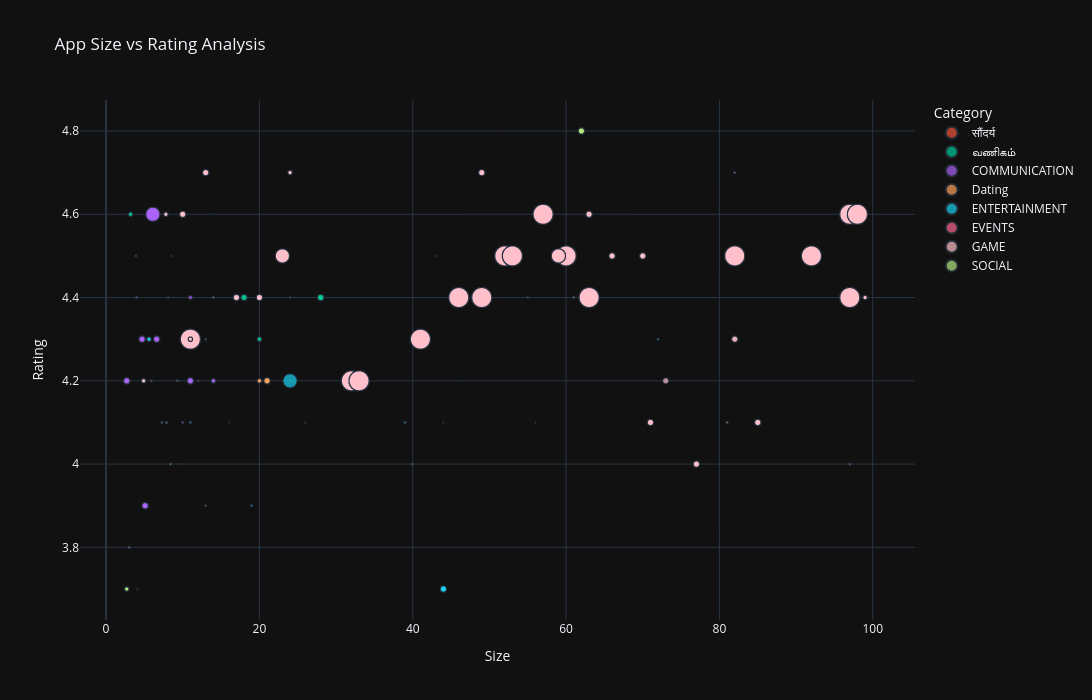

Notebook code cell kept with this figure:
### Code cell
india=pytz.timezone('Asia/Kolkata')
current_time=datetime.now(india)
current_hour=current_time.hour
if 17<=current_hour<19:
    color_map={'GAME':'pink'}
    fig5=px.scatter(
        merged_df,
        x='Size',
        y='Rating',
        size='Installs',
        color='Category',
        hover_name='App',
        title='App Size vs Rating Analysis',
        color_discrete_map=color_map
    )
    fig5.update_layout(
        template='plotly_dark',
        width=1200,
        height=700
    )
    fig5.show()
else:
    print("Graph available only between 5 PM IST and 7 PM IST")

### Figure 1 — Plotly figure (JSON) as saved in the notebook; plotly's stock layout.template omitted (floating-point values rounded to 4 significant figures; data arrays with more than 128 entries replaced by an {"elided": "..."} marker saying what was removed)
{"data": [{"hovertemplate": "<b>%{hovertext}</b><br><br>Category=सौंदर्य<br>Size=%{x}<br>Rating=%{y}<br>Installs=%{marker.size}<extra></extra>", "hovertext": ["Hairstyles step by step", "Hairstyles step by step", "Hairstyles step by step", "Hairstyles step by step", "Hairstyles step by step", "Hairstyles step by step", "Hairstyles step by step", "Hairstyles step by step", "Hairstyles step by step", "Hairstyles step by step", "Hairstyles step by step", "Hairstyles step by step", "Hairstyles step by step", "Hairstyles step by step", "Hairstyles step by step", "Hairstyles step by step", "Hairstyles step by step", "Hairstyles step by step", "Hairstyles step by step", "Hairstyles step by step", "Hairstyles step by step", "Hairstyles step by step", "Hairstyles step by step", "Hairstyles step by step", "Hairstyles step by step", "Hairstyles step by step", "Hairstyles step by step", "Hairstyles step by step", "Hairstyles step by step", "Hairstyles step by step", "Hairstyles step by step", "Hairstyles step by step", "Hairstyles step by step", "Hairstyles step by step", "Hairstyles step by step", "Hairstyles step by step", "Hairstyles step by step", "Hairstyles step by step", "Hairstyles step by step", "Hairstyles step by step", "Hairstyles step by step", "Hairstyles step by step", "Hairstyles step by step", "Hairstyles step by step", "Hairstyles step by step", "Hairstyles step by step", "Hairstyles step by step", "Hairstyles step by step", "Hairstyles step by step", "Hairstyles step by step", "Hairstyles step by step", "Hairstyles step by step", "Hairstyles step by step", "Hairstyles step by step", "Hairstyles step by step", "Filters for B Live", "Filters for B Live", "Filters for B Live", "Filters for B Live", "Filters for B Live", "Filters for B Live", "Filters for B Live", "Filters for B Live", "Filters for B Live", "Filters for B Live", "Filters for B Live", "Filters for B Live"], "legendgroup": "सौंदर्य", "marker": {"color": "#EF553B", "size": [100000, 100000, 100000, 100000, 100000, 100000, 100000, 100000, 100000, 100000, 100000, 100000, 100000, 100000, 100000, 100000, 100000, 100000, 100000, 100000, 100000, 100000, 100000, 100000, 100000, 100000, 100000, 100000, 100000, 100000, 100000, 100000, 100000, 100000, 100000, 100000, 100000, 100000, 100000, 100000, 100000, 100000, 100000, 100000, 100000, 100000, 100000, 100000, 100000, 100000, 100000, 100000, 100000, 100000, 100000, 500000, 500000, 500000, 500000, 500000, 500000, 500000, 500000, 500000, 500000, 500000, 500000], "sizemode": "area", "sizeref": 250000, "symbol": "circle"}, "mode": "markers", "name": "सौंदर्य", "showlegend": true, "type": "scattergl", "x": [14.0, 14.0, 14.0, 14.0, 14.0, 14.0, 14.0, 14.0, 14.0, 14.0, 14.0, 14.0, 14.0, 14.0, 14.0, 14.0, 14.0, 14.0, 14.0, 14.0, 14.0, 14.0, 14.0, 14.0, 14.0, 14.0, 14.0, 14.0, 14.0, 14.0, 14.0, 14.0, 14.0, 14.0, 14.0, 14.0, 14.0, 14.0, 14.0, 14.0, 14.0, 14.0, 14.0, 14.0, 14.0, 14.0, 14.0, 14.0, 14.0, 14.0, 14.0, 14.0, 14.0, 14.0, 14.0, 24.0, 24.0, 24.0, 24.0, 24.0, 24.0, 24.0, 24.0, 24.0, 24.0, 24.0, 24.0], "xaxis": "x", "y": [4.6, 4.6, 4.6, 4.6, 4.6, 4.6, 4.6, 4.6, 4.6, 4.6, 4.6, 4.6, 4.6, 4.6, 4.6, 4.6, 4.6, 4.6, 4.6, 4.6, 4.6, 4.6, 4.6, 4.6, 4.6, 4.6, 4.6, 4.6, 4.6, 4.6, 4.6, 4.6, 4.6, 4.6, 4.6, 4.6, 4.6, 4.6, 4.6, 4.6, 4.6, 4.6, 4.6, 4.6, 4.6, 4.6, 4.6, 4.6, 4.6, 4.6, 4.6, 4.6, 4.6, 4.6, 4.6, 4.4, 4.4, 4.4, 4.4, 4.4, 4.4, 4.4, 4.4, 4.4, 4.4, 4.4, 4.4], "yaxis": "y"}, {"hovertemplate": "<b>%{hovertext}</b><br><br>Category=வணிகம்<br>Size=%{x}<br>Rating=%{y}<br>Installs=%{marker.size}<extra></extra>", "hovertext": {"elided": "460 str values"}, "legendgroup": "வணிகம்", "marker": {"color": "#00cc96", "size": {"elided": "460 int values"}, "sizemode": "area", "sizeref": 250000, "symbol": "circle"}, "mode": "markers", "name": "வணிகம்", "showlegend": true, "type": "scattergl", "x": {"elided": "460 float values"}, "xaxis": "x", "y": {"elided": "460 float values"}, "yaxis": "y"}, {"hovertemplate": "<b>%{hovertext}</b><br><br>Category=COMMUNICATION<br>Size=%{x}<br>Rating=%{y}<br>Installs=%{marker.size}<extra></extra>", "hovertext": {"elided": "250 str values"}, "legendgroup": "COMMUNICATION", "marker": {"color": "#ab63fa", "size": {"elided": "250 int values"}, "sizemode": "area", "sizeref": 250000, "symbol": "circle"}, "mode": "markers", "name": "COMMUNICATION", "showlegend": true, "type": "scattergl", "x": {"elided": "250 float values"}, "xaxis": "x", "y": {"elided": "250 float values"}, "yaxis": "y"}, {"hovertemplate": "<b>%{hovertext}</b><br><br>Category=Dating<br>Size=%{x}<br>Rating=%{y}<br>Installs=%{marker.size}<extra></extra>", "hovertext": {"elided": "682 str values"}, "legendgroup": "Dating", "marker": {"color": "#FFA15A", "size": {"elided": "682 int values"}, "sizemode": "area", "sizeref": 250000, "symbol": "circle"}, "mode": "markers", "name": "Dating", "showlegend": true, "type": "scattergl", "x": {"elided": "682 float values"}, "xaxis": "x", "y": {"elided": "682 float values"}, "yaxis": "y"}, {"hovertemplate": "<b>%{hovertext}</b><br><br>Category=ENTERTAINMENT<br>Size=%{x}<br>Rating=%{y}<br>Installs=%{marker.size}<extra></extra>", "hovertext": {"elided": "206 str values"}, "legendgroup": "ENTERTAINMENT", "marker": {"color": "#19d3f3", "size": {"elided": "206 int values"}, "sizemode": "area", "sizeref": 250000, "symbol": "circle"}, "mode": "markers", "name": "ENTERTAINMENT", "showlegend": true, "type": "scattergl", "x": {"elided": "206 float values"}, "xaxis": "x", "y": {"elided": "206 float values"}, "yaxis": "y"}, {"hovertemplate": "<b>%{hovertext}</b><br><br>Category=EVENTS<br>Size=%{x}<br>Rating=%{y}<br>Installs=%{marker.size}<extra></extra>", "hovertext": ["All Events in City", "All Events in City", "All Events in City", "All Events in City", "All Events in City", "All Events in City", "All Events in City", "All Events in City", "All Events in City", "All Events in City", "All Events in City", "All Events in City", "All Events in City", "All Events in City", "All Events in City"], "legendgroup": "EVENTS", "marker": {"color": "#FF6692", "size": [100000, 100000, 100000, 100000, 100000, 100000, 100000, 100000, 100000, 100000, 100000, 100000, 100000, 100000, 100000], "sizemode": "area", "sizeref": 250000, "symbol": "circle"}, "mode": "markers", "name": "EVENTS", "showlegend": true, "type": "scattergl", "x": [9.5, 9.5, 9.5, 9.5, 9.5, 9.5, 9.5, 9.5, 9.5, 9.5, 9.5, 9.5, 9.5, 9.5, 9.5], "xaxis": "x", "y": [4.0, 4.0, 4.0, 4.0, 4.0, 4.0, 4.0, 4.0, 4.0, 4.0, 4.0, 4.0, 4.0, 4.0, 4.0], "yaxis": "y"}, {"hovertemplate": "<b>%{hovertext}</b><br><br>Category=GAME<br>Size=%{x}<br>Rating=%{y}<br>Installs=%{marker.size}<extra></extra>", "hovertext": {"elided": "5196 str values"}, "legendgroup": "GAME", "marker": {"color": "pink", "size": {"elided": "5196 int values"}, "sizemode": "area", "sizeref": 250000, "symbol": "circle"}, "mode": "markers", "name": "GAME", "showlegend": true, "type": "scattergl", "x": {"elided": "5196 float values"}, "xaxis": "x", "y": {"elided": "5196 float values"}, "yaxis": "y"}, {"hovertemplate": "<b>%{hovertext}</b><br><br>Category=SOCIAL<br>Size=%{x}<br>Rating=%{y}<br>Installs=%{marker.size}<extra></extra>", "hovertext": {"elided": "131 str values"}, "legendgroup": "SOCIAL", "marker": {"color": "#B6E880", "size": {"elided": "131 int values"}, "sizemode": "area", "sizeref": 250000, "symbol": "circle"}, "mode": "markers", "name": "SOCIAL", "showlegend": true, "type": "scattergl", "x": {"elided": "131 float values"}, "xaxis": "x", "y": {"elided": "131 float values"}, "yaxis": "y"}], "layout": {"height": 700, "legend": {"itemsizing": "constant", "title": {"text": "Category"}, "tracegroupgap": 0}, "title": {"text": "App Size vs Rating Analysis"}, "width": 1200, "xaxis": {"anchor": "y", "domain": [0, 1], "title": {"text": "Size"}}, "yaxis": {"anchor": "x", "domain": [0, 1], "title": {"text": "Rating"}}}}
